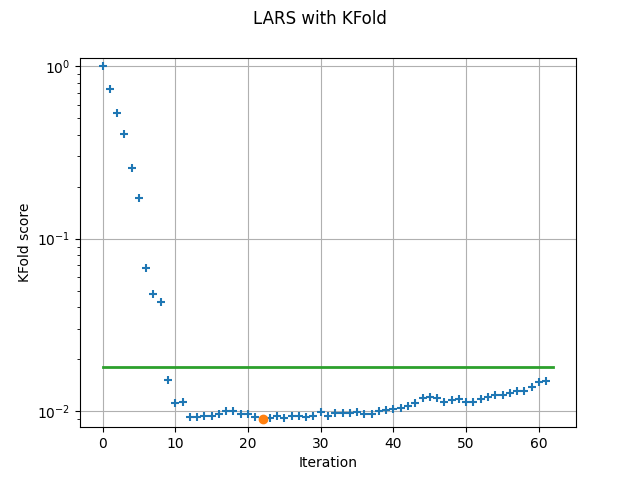

Source code (Python):
"""Implements the LARS selection method of a polynomial chaos expansion algorithm in Python.

This implements Algorithm B.2 : Least angle regression stepwise (LARS)
page 630 of (Lüthen, et al., 2021).

Reference
---------
- Lüthen, N., Marelli, S., & Sudret, B. (2021).
  Sparse polynomial chaos expansions: Literature survey and benchmark.
  SIAM/ASA Journal on Uncertainty Quantification, 9(2), 593-649.
- Efron, B., Hastie, T., Johnstone, I., & Tibshirani, R. (2004).
  Least angle regression. _The Annals of Statistics_, _32_(2), 407–499.
"""

# %%
import openturns as ot
from openturns.usecases import ishigami_function
import openturns.viewer as otv


# %%
class LeastAngleRegressionStepwisePCE:
    def __init__(
        self,
        input_sample,
        output_sample,
        distribution,
        basis,
        candidateBasisSize=10,
        wX=None,
        leastSquaresMethodName="SVD",
        fittingAlgorithm=None,
        kParameter=10,
        minAbsCorrelation=0.0,
        denominatorThreshold=1.0e-12,
        verbose=False,
    ):
        """
        Create a polynomial chaos by Least Angle Regression Stepwise (LARS).

        Parameters
        ----------
        input_sample : ot.Sample(size, input_dimension)
            The input sample.
        output_sample : ot.Sample(size, output_dimension)
            The output sample.
        distribution : ot.Distribution(input_dimension)
            The distribution of the input.
        basis : ot.OrthogonalBasis
            The orthogonal basis of functions.
        candidateBasisSize : int, optional
            The number of candidate basis functions.
        wX : ot.Point(size), optional
            The quadrature weights. The default is None.
        leastSquaresMethodName : str
            The least squares resolution method.
        fittingAlgorithm : FittingAlgorithm or None
            The fitting algorithm used to monitor the sparse basis selection.
            Uses KFold by default.
        kParameter : int
            The number of folds when fittingAlgorithm="KFold".
        minAbsCorrelation : float
            Stop if the best absolute correlation is below this threshold.
        denominatorThreshold : float, > 0
            The epsilon in the Efron's min^+ condition.
        verbose : bool
            If True, print the progression of the algorithm.
        """
        sample_size = input_sample.getSize()
        if output_sample.getSize() != sample_size:
            raise ValueError(f"Input sample has size {sample_size} but output sample has size {output_sample.getSize()}.")
        input_dimension = input_sample.getDimension()
        if distribution.getDimension() != input_dimension:
            raise ValueError(f"Distribution has dimension {distribution.getDimension()} but input sample has dimension {input_dimension}.")
        if wX is None:
            wX = ot.Point(sample_size, 1.0 / sample_size)
        if not all(abs(w - 1.0 / sample_size) < 1.0e-14 for w in wX):
            raise NotImplementedError("Non-uniform weights are not yet supported.")
        if kParameter > sample_size:
            raise ValueError(f"K-Fold parameter is {kParameter} but sample size is {sample_size}.")
        if kParameter < 2:
            raise ValueError(f"K-Fold parameter is {kParameter} but should be at least 2.")
        self.input_sample = input_sample
        self.output_sample = output_sample
        self.distribution = distribution
        self.basis = basis
        self.wX = wX
        self.leastSquaresMethodName = leastSquaresMethodName
        if fittingAlgorithm is None:
            self.fittingAlgorithm = ot.KFold(kParameter)
        else:
            self.fittingAlgorithm = fittingAlgorithm
        self.candidateBasisSize = candidateBasisSize
        self.minAbsCorrelation = minAbsCorrelation
        self.denominatorThreshold = denominatorThreshold
        self.verbose = verbose

        self.result = None
        self.activeIndices = None
        self.selectionHistory = []
        self.fittingScoreHistory = []

    def _min_plus(self, numerator, denominator, current_gamma):
        """
        Evaluates Efron's min^+ condition (Equation 2.13).
        Returns the new step size if it is strictly positive and smaller
        than current_gamma.
        """
        if denominator > self.denominatorThreshold:
            step = numerator / denominator
            if 0 < step < current_gamma:
                return step
        return current_gamma

    def run(self):
        """
        Create the functional chaos metamodel by Least Angle Regression Stepwise.

        Computes the LARS step direction by projecting directly toward the
        active set's Ordinary Least Squares (OLS) solution.
        This optimizes the normalized equiangular vector (Efron, Eq. 2.6) by
        evaluating the fractional distance to the OLS projection.
        """
        if self.result is not None:
            return

        # Setup
        transformation = ot.DistributionTransformation(
            self.distribution, self.basis.getMeasure()
        )
        standard_input = transformation(self.input_sample)
        sample_size = standard_input.getSize()
        output_dimension = self.output_sample.getDimension()

        # Create a list of functions
        functions = [self.basis.build(i) for i in range(self.candidateBasisSize)]
        designProxy = ot.DesignProxy(standard_input, functions)

        # Precompute the entire design matrix
        X = designProxy.computeDesign(range(self.candidateBasisSize))

        fitting = self.fittingAlgorithm

        coefficients_map = {}
        self.selectionHistory = []
        self.fittingScoreHistory = []

        # Initialize the list of active functions for all output marginals
        list_of_active_functions = [0]
        leastSquaresMethod = ot.LeastSquaresMethod.Build(
            self.leastSquaresMethodName, designProxy, list_of_active_functions
        )

        for output_index in range(output_dimension):
            if self.verbose:
                print(f"--- Output marginal {output_index} ---")

            marginal_output = self.output_sample.getMarginal(output_index)
            # Note: With non equal weights, the output sample mean must be weighted,
            # i.e. the next line is wrong.
            sample_mean = marginal_output.computeMean()

            # Initialisation
            marginal_selection = [0]

            # Compute initial fitting score
            fitting_score = fitting.run(
                leastSquaresMethod,
                marginal_output,
            )

            if self.verbose:
                print(f"  Fitting score = {fitting_score:.4e}")

            marginal_fitting_scores = [fitting_score]

            # Update residuals and initial coefficients
            residuals = (marginal_output - sample_mean).asPoint()
            coefficients_dict = {0: sample_mean[0]}

            # Loop stops either when max basis size is reached, or when no
            # degrees of freedom are left
            max_iterations = min(sample_size, self.candidateBasisSize) - 1

            for i in range(max_iterations):
                if self.verbose:
                    print(
                        f"Current active indices ({len(list_of_active_functions)})= {list_of_active_functions}"
                    )

                # 1. Compute correlations
                # Note: With non equal weights, the sample correlation must be weighted, 
                # i.e. the next line is wrong.
                v = (X.transpose() * residuals) / sample_size

                # 2. Find candidate with maximum absolute correlation with the
                # residual
                C = 0.0
                best_basis_function_index = None

                for j in range(self.candidateBasisSize):
                    if j in marginal_selection:
                        # Skip this basis (already active for the current marginal)
                        continue
                    current_absolute_correlation = abs(v[j])
                    if current_absolute_correlation > C:
                        best_basis_function_index = j
                        C = current_absolute_correlation

                if best_basis_function_index is None:
                    break

                if self.verbose:
                    print(
                        f"  Best index = {best_basis_function_index} "
                        f"with max. abs. corr. = {C:.4e}"
                    )

                # Early stopping criterion
                if C < self.minAbsCorrelation:
                    if self.verbose:
                        print(
                            f"  Stopping early: maximum absolute correlation ({C:.4e}) "
                            f"is below the threshold ({self.minAbsCorrelation:.4e})."
                        )
                    break

                # Update the decomposition
                leastSquaresMethod.update(
                    [best_basis_function_index], list_of_active_functions, []
                )
                # Add the best candidate to the active set
                list_of_active_functions.append(best_basis_function_index)
                marginal_selection.append(best_basis_function_index)
                coefficients_dict[best_basis_function_index] = 0.0

                # 3. Compute the OLS direction for the updated active set
                c_ols = leastSquaresMethod.solve(marginal_output.asPoint())

                c_curr = ot.Point(len(list_of_active_functions), 0.0)
                for idx, active_idx in enumerate(list_of_active_functions):
                    c_curr[idx] = coefficients_dict[active_idx]

                d = c_ols - c_curr

                # Compute X_A * d
                # This points in the exact direction of the equiangular vector
                # u_A (Efron eq. 2.6).
                # Unlike u_A, which is normalized, X_A_d spans the full distance
                # to the OLS projection.
                # Expand the active direction 'd' to the full basis dimension
                d_full = ot.Point(self.candidateBasisSize, 0.0)
                for idx, active_idx in enumerate(list_of_active_functions):
                    d_full[active_idx] = d[idx]
                X_A_d = X * d_full

                # 4. Compute inner products with direction
                a = X.computeGram() * d_full / sample_size

                # 5. Find step size gamma
                gamma = 1.0
                for k in range(self.candidateBasisSize):
                    if k not in list_of_active_functions:
                        gamma = self._min_plus(C - v[k], C - a[k], gamma)  # Forward
                        gamma = self._min_plus(C + v[k], C + a[k], gamma)  # Backward

                # 6. Update coefficients and residuals
                c_next = c_curr + d * gamma
                for idx, active_idx in enumerate(list_of_active_functions):
                    coefficients_dict[active_idx] = c_next[idx]

                residuals -= X_A_d * gamma

                # 7. Compute CV score (evaluates the OLS model of the active set
                # matching LARS-OLS approach)
                fitting_score = fitting.run(leastSquaresMethod, marginal_output)

                if self.verbose:
                    print(f"  Fitting score = {fitting_score:.4e}")

                marginal_fitting_scores.append(fitting_score)

            # Store the coefficients for this output marginal
            for j in range(len(marginal_selection)):
                idx = marginal_selection[j]
                if idx not in coefficients_map:
                    coefficients_map[idx] = ot.Point(output_dimension, 0.0)
                coefficients_map[idx][output_index] = coefficients_dict[idx]

            self.selectionHistory.append(marginal_selection.copy())
            self.fittingScoreHistory.append(marginal_fitting_scores)

        # Merge active indices and build the final samples and functions
        sorted_indices = sorted(coefficients_map.keys())
        self.activeIndices = ot.Indices(sorted_indices)

        coefficient_list = [coefficients_map[idx] for idx in sorted_indices]
        coefficient_sample = ot.Sample(coefficient_list)

        final_functions = [functions[idx] for idx in sorted_indices]

        # Create the result
        self.result = ot.FunctionalChaosResult(
            self.input_sample,
            self.output_sample,
            self.distribution,
            transformation,
            transformation.inverse(),
            self.basis,
            self.activeIndices,
            coefficient_sample,
            final_functions,
        )

    def getResult(self):
        """
        Return the functional chaos result.
        """
        if self.result is None:
            self.run()
        return self.result

    def getActiveIndices(self):
        """
        Return the active basis indices.
        """
        if self.result is None:
            self.run()
        return self.activeIndices

    def getSelectionHistory(self):
        """
        Return the LARS selection history.
        """
        if self.result is None:
            self.run()
        return self.selectionHistory

    def getFittingScoreHistory(self):
        """
        Return the fitting score history.
        """
        if self.result is None:
            self.run()
        return self.fittingScoreHistory

    def getFittingAlgorithm(self):
        return self.fittingAlgorithm


# %%
ot.RandomGenerator.SetSeed(0)

# %%
im = ishigami_function.IshigamiModel()
sample_size = 200
input_sample = im.inputDistribution.getSample(sample_size)
output_sample = im.model(input_sample)

# %%
# Create basis
input_dimension = im.inputDistribution.getDimension()
basis = ot.OrthogonalProductPolynomialFactory(
    [im.inputDistribution.getMarginal(i) for i in range(input_dimension)]
)

# %%
candidateBasisSize = 100
print(f"Number of coefficients = {candidateBasisSize}")

# %%
# Execution using the new LARS algorithm
algo = LeastAngleRegressionStepwisePCE(
    input_sample,
    output_sample,
    im.inputDistribution,
    basis,
    candidateBasisSize,
    verbose=True,
    minAbsCorrelation=1.0e-2,  # Arbitrary early stopping
)
algo.run()

# %%
# Display outputs
print("Active Indices:", algo.getActiveIndices())
print("Selection History:", algo.getSelectionHistory())
fitting_score_list = algo.getFittingScoreHistory()
print("Fitting Score History:", fitting_score_list)
result = algo.getResult()
result

# %%
fitting = algo.getFittingAlgorithm()

# %%
input_test = im.inputDistribution.getSample(1000)
output_test = im.model(input_test)
meta_model = result.getMetaModel()
validation = ot.MetaModelValidation(output_test, meta_model(input_test))
print(f"Q2 = {validation.computeR2Score()[0]:.15f}")


# %%
def argmin(liste):
    if not liste:
        return None

    indice_min = 0
    valeur_min = liste[0]

    for i in range(1, len(liste)):
        if liste[i] < valeur_min:
            valeur_min = liste[i]
            indice_min = i

    return indice_min


# %%
threshold = ot.ResourceMap.GetAsScalar("SparseMethod-ErrorThreshold")
error_factor = ot.ResourceMap.GetAsScalar("SparseMethod-MaximumErrorFactor")
min_index = argmin(fitting_score_list)
fitting_score_min = min(fitting_score_list)
graph = ot.Graph(
    f"LARS with {fitting.getClassName()}",
    "Iteration",
    f"{fitting.getClassName()} score",
    True,
)
number_of_selected_coefficients = len(fitting_score_list)
cloud = ot.Cloud(range(number_of_selected_coefficients), fitting_score_list)
graph.add(cloud)
graph.setLogScale(ot.GraphImplementation.LOGY)
# Plot min corrected score
cloud = ot.Cloud([min_index], [fitting_score_min])
cloud.setPointStyle("circle")
cloud.setLegend("Min")
graph.add(cloud)
# Plot error factor
curve = ot.Curve(
    [0, number_of_selected_coefficients], [error_factor * fitting_score_min] * 2
)
curve.setLineWidth(2.0)
curve.setLegend("Treshold")
graph.add(curve)
view = otv.View(graph)
view.save("LeastAngleRegressionStepwisePCE.png")

# %%
